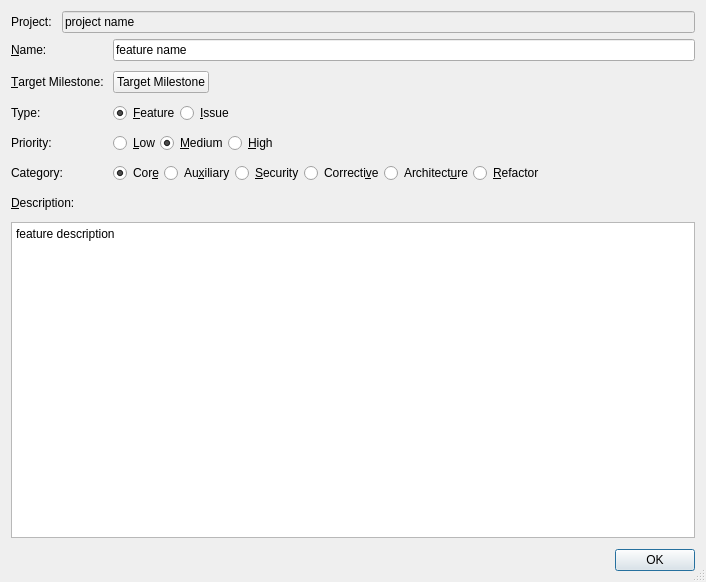
<?xml version="1.0" encoding="UTF-8"?>
<ui version="4.0">
 <class>milestone_add_feature</class>
 <widget class="QDialog" name="milestone_add_feature">
  <property name="geometry">
   <rect>
    <x>0</x>
    <y>0</y>
    <width>706</width>
    <height>582</height>
   </rect>
  </property>
  <property name="windowTitle">
   <string>Edit Milestone Item</string>
  </property>
  <property name="sizeGripEnabled">
   <bool>true</bool>
  </property>
  <property name="modal">
   <bool>true</bool>
  </property>
  <layout class="QGridLayout" name="gridLayout_4">
   <item row="1" column="0">
    <widget class="QWidget" name="widget_7" native="true">
     <layout class="QGridLayout" name="gridLayout_2">
      <property name="margin">
       <number>0</number>
      </property>
      <property name="spacing">
       <number>10</number>
      </property>
      <item row="0" column="1" colspan="2">
       <widget class="QLineEdit" name="line_name">
        <property name="minimumSize">
         <size>
          <width>400</width>
          <height>0</height>
         </size>
        </property>
        <property name="text">
         <string>feature name</string>
        </property>
       </widget>
      </item>
      <item row="1" column="0">
       <widget class="QLabel" name="label_3">
        <property name="text">
         <string>&amp;Target Milestone:</string>
        </property>
        <property name="buddy">
         <cstring>push_target</cstring>
        </property>
       </widget>
      </item>
      <item row="3" column="1" colspan="2">
       <widget class="QWidget" name="widget_6" native="true">
        <property name="styleSheet">
         <string notr="true"/>
        </property>
        <layout class="QGridLayout" name="gridLayout_5">
         <property name="horizontalSpacing">
          <number>0</number>
         </property>
         <property name="verticalSpacing">
          <number>10</number>
         </property>
         <property name="margin">
          <number>0</number>
         </property>
         <item row="0" column="3">
          <spacer name="horizontalSpacer_2">
           <property name="orientation">
            <enum>Qt::Horizontal</enum>
           </property>
           <property name="sizeHint" stdset="0">
            <size>
             <width>392</width>
             <height>20</height>
            </size>
           </property>
          </spacer>
         </item>
         <item row="0" column="1">
          <widget class="QRadioButton" name="radio_medium">
           <property name="text">
            <string>&amp;Medium</string>
           </property>
           <property name="checked">
            <bool>true</bool>
           </property>
          </widget>
         </item>
         <item row="0" column="2">
          <widget class="QRadioButton" name="radio_high">
           <property name="text">
            <string>&amp;High</string>
           </property>
          </widget>
         </item>
         <item row="0" column="0">
          <widget class="QRadioButton" name="radio_low">
           <property name="text">
            <string>&amp;Low</string>
           </property>
          </widget>
         </item>
        </layout>
       </widget>
      </item>
      <item row="0" column="0">
       <widget class="QLabel" name="label_2">
        <property name="text">
         <string>&amp;Name:</string>
        </property>
        <property name="buddy">
         <cstring>line_name</cstring>
        </property>
       </widget>
      </item>
      <item row="1" column="2">
       <spacer name="horizontalSpacer_3">
        <property name="orientation">
         <enum>Qt::Horizontal</enum>
        </property>
        <property name="sizeHint" stdset="0">
         <size>
          <width>255</width>
          <height>20</height>
         </size>
        </property>
       </spacer>
      </item>
      <item row="2" column="1" colspan="2">
       <widget class="QWidget" name="widget_5" native="true">
        <layout class="QGridLayout" name="gridLayout_6">
         <property name="horizontalSpacing">
          <number>0</number>
         </property>
         <property name="verticalSpacing">
          <number>10</number>
         </property>
         <property name="margin">
          <number>0</number>
         </property>
         <item row="0" column="0">
          <widget class="QRadioButton" name="radio_feature">
           <property name="text">
            <string>&amp;Feature</string>
           </property>
           <property name="checked">
            <bool>true</bool>
           </property>
          </widget>
         </item>
         <item row="0" column="1">
          <widget class="QRadioButton" name="radio_issue">
           <property name="text">
            <string>&amp;Issue</string>
           </property>
          </widget>
         </item>
         <item row="0" column="2">
          <spacer name="horizontalSpacer">
           <property name="orientation">
            <enum>Qt::Horizontal</enum>
           </property>
           <property name="sizeHint" stdset="0">
            <size>
             <width>40</width>
             <height>20</height>
            </size>
           </property>
          </spacer>
         </item>
        </layout>
       </widget>
      </item>
      <item row="2" column="0">
       <widget class="QLabel" name="label_7">
        <property name="text">
         <string>Type:</string>
        </property>
       </widget>
      </item>
      <item row="3" column="0">
       <widget class="QLabel" name="label_5">
        <property name="text">
         <string>Priority:</string>
        </property>
       </widget>
      </item>
      <item row="1" column="1">
       <widget class="QPushButton" name="push_target">
        <property name="text">
         <string>Target Milestone</string>
        </property>
       </widget>
      </item>
      <item row="4" column="0">
       <widget class="QLabel" name="label_4">
        <property name="text">
         <string>Category:</string>
        </property>
       </widget>
      </item>
      <item row="4" column="1" colspan="2">
       <widget class="QWidget" name="widget_3" native="true">
        <layout class="QGridLayout" name="gridLayout_7">
         <property name="horizontalSpacing">
          <number>0</number>
         </property>
         <property name="verticalSpacing">
          <number>10</number>
         </property>
         <property name="margin">
          <number>0</number>
         </property>
         <item row="0" column="6">
          <spacer name="horizontalSpacer_4">
           <property name="orientation">
            <enum>Qt::Horizontal</enum>
           </property>
           <property name="sizeHint" stdset="0">
            <size>
             <width>14</width>
             <height>20</height>
            </size>
           </property>
          </spacer>
         </item>
         <item row="0" column="1">
          <widget class="QRadioButton" name="radio_auxiliary">
           <property name="text">
            <string>Au&amp;xiliary</string>
           </property>
          </widget>
         </item>
         <item row="0" column="3">
          <widget class="QRadioButton" name="radio_corrective">
           <property name="text">
            <string>Correcti&amp;ve</string>
           </property>
          </widget>
         </item>
         <item row="0" column="4">
          <widget class="QRadioButton" name="radio_architecture">
           <property name="text">
            <string>Architect&amp;ure</string>
           </property>
          </widget>
         </item>
         <item row="0" column="2">
          <widget class="QRadioButton" name="radio_security">
           <property name="text">
            <string>&amp;Security</string>
           </property>
          </widget>
         </item>
         <item row="0" column="0">
          <widget class="QRadioButton" name="radio_core">
           <property name="text">
            <string>Cor&amp;e</string>
           </property>
           <property name="checked">
            <bool>true</bool>
           </property>
          </widget>
         </item>
         <item row="0" column="5">
          <widget class="QRadioButton" name="radio_refactor">
           <property name="text">
            <string>&amp;Refactor</string>
           </property>
          </widget>
         </item>
        </layout>
       </widget>
      </item>
     </layout>
    </widget>
   </item>
   <item row="0" column="0">
    <widget class="QWidget" name="widget" native="true">
     <layout class="QGridLayout" name="gridLayout">
      <property name="margin">
       <number>0</number>
      </property>
      <property name="spacing">
       <number>10</number>
      </property>
      <item row="0" column="1">
       <widget class="QLineEdit" name="line_project">
        <property name="styleSheet">
         <string notr="true">background-color:palette(Window);</string>
        </property>
        <property name="text">
         <string>project name</string>
        </property>
        <property name="readOnly">
         <bool>true</bool>
        </property>
       </widget>
      </item>
      <item row="0" column="0">
       <widget class="QLabel" name="label">
        <property name="text">
         <string>Project:</string>
        </property>
       </widget>
      </item>
     </layout>
    </widget>
   </item>
   <item row="2" column="0">
    <widget class="QWidget" name="widget_2" native="true">
     <layout class="QGridLayout" name="gridLayout_3">
      <property name="leftMargin">
       <number>0</number>
      </property>
      <property name="topMargin">
       <number>5</number>
      </property>
      <property name="rightMargin">
       <number>0</number>
      </property>
      <property name="bottomMargin">
       <number>5</number>
      </property>
      <property name="spacing">
       <number>10</number>
      </property>
      <item row="1" column="0">
       <widget class="QLabel" name="label_6">
        <property name="minimumSize">
         <size>
          <width>0</width>
          <height>18</height>
         </size>
        </property>
        <property name="text">
         <string>&amp;Description:</string>
        </property>
        <property name="buddy">
         <cstring>text_description</cstring>
        </property>
       </widget>
      </item>
      <item row="2" column="0">
       <widget class="QPlainTextEdit" name="text_description">
        <property name="tabChangesFocus">
         <bool>true</bool>
        </property>
        <property name="plainText">
         <string>feature description</string>
        </property>
       </widget>
      </item>
     </layout>
    </widget>
   </item>
   <item row="3" column="0">
    <widget class="QDialogButtonBox" name="buttonBox">
     <property name="orientation">
      <enum>Qt::Horizontal</enum>
     </property>
     <property name="standardButtons">
      <set>QDialogButtonBox::Ok</set>
     </property>
    </widget>
   </item>
  </layout>
  <zorder>buttonBox</zorder>
  <zorder>widget_2</zorder>
  <zorder>widget</zorder>
  <zorder>widget_7</zorder>
 </widget>
 <tabstops>
  <tabstop>line_name</tabstop>
  <tabstop>push_target</tabstop>
  <tabstop>radio_feature</tabstop>
  <tabstop>radio_medium</tabstop>
  <tabstop>text_description</tabstop>
  <tabstop>buttonBox</tabstop>
  <tabstop>radio_issue</tabstop>
  <tabstop>radio_low</tabstop>
  <tabstop>radio_high</tabstop>
  <tabstop>line_project</tabstop>
 </tabstops>
 <resources/>
 <connections>
  <connection>
   <sender>buttonBox</sender>
   <signal>accepted()</signal>
   <receiver>milestone_add_feature</receiver>
   <slot>accept()</slot>
   <hints>
    <hint type="sourcelabel">
     <x>261</x>
     <y>520</y>
    </hint>
    <hint type="destinationlabel">
     <x>157</x>
     <y>274</y>
    </hint>
   </hints>
  </connection>
  <connection>
   <sender>buttonBox</sender>
   <signal>rejected()</signal>
   <receiver>milestone_add_feature</receiver>
   <slot>reject()</slot>
   <hints>
    <hint type="sourcelabel">
     <x>329</x>
     <y>520</y>
    </hint>
    <hint type="destinationlabel">
     <x>286</x>
     <y>274</y>
    </hint>
   </hints>
  </connection>
 </connections>
</ui>
